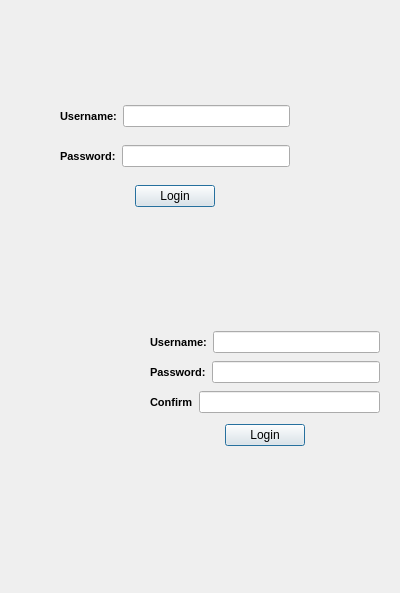
<?xml version="1.0" encoding="UTF-8"?>
<ui version="4.0">
 <class>Form</class>
 <widget class="QWidget" name="Form">
  <property name="geometry">
   <rect>
    <x>0</x>
    <y>0</y>
    <width>400</width>
    <height>593</height>
   </rect>
  </property>
  <property name="windowTitle">
   <string>Form</string>
  </property>
  <widget class="QWidget" name="layoutWidget">
   <property name="geometry">
    <rect>
     <x>60</x>
     <y>140</y>
     <width>230</width>
     <height>33</height>
    </rect>
   </property>
   <layout class="QHBoxLayout" name="horizontalLayout_2">
    <item>
     <widget class="QLabel" name="label_2">
      <property name="font">
       <font>
        <pointsize>8</pointsize>
        <weight>75</weight>
        <bold>true</bold>
       </font>
      </property>
      <property name="text">
       <string>Password:</string>
      </property>
     </widget>
    </item>
    <item>
     <widget class="QLineEdit" name="passwordFld">
      <property name="echoMode">
       <enum>QLineEdit::Password</enum>
      </property>
     </widget>
    </item>
   </layout>
  </widget>
  <widget class="QWidget" name="layoutWidget_2">
   <property name="geometry">
    <rect>
     <x>60</x>
     <y>100</y>
     <width>230</width>
     <height>33</height>
    </rect>
   </property>
   <layout class="QHBoxLayout" name="horizontalLayout">
    <item>
     <widget class="QLabel" name="label">
      <property name="font">
       <font>
        <pointsize>8</pointsize>
        <weight>75</weight>
        <bold>true</bold>
       </font>
      </property>
      <property name="text">
       <string>Username:</string>
      </property>
     </widget>
    </item>
    <item>
     <widget class="QLineEdit" name="userNameFld"/>
    </item>
   </layout>
  </widget>
  <widget class="QWidget" name="layoutWidget_3">
   <property name="geometry">
    <rect>
     <x>60</x>
     <y>180</y>
     <width>230</width>
     <height>33</height>
    </rect>
   </property>
   <layout class="QHBoxLayout" name="horizontalLayout_3">
    <item>
     <spacer name="horizontalSpacer">
      <property name="orientation">
       <enum>Qt::Horizontal</enum>
      </property>
      <property name="sizeHint" stdset="0">
       <size>
        <width>40</width>
        <height>20</height>
       </size>
      </property>
     </spacer>
    </item>
    <item>
     <widget class="QPushButton" name="loginButton">
      <property name="text">
       <string>Login</string>
      </property>
      <property name="default">
       <bool>true</bool>
      </property>
     </widget>
    </item>
    <item>
     <spacer name="horizontalSpacer_2">
      <property name="orientation">
       <enum>Qt::Horizontal</enum>
      </property>
      <property name="sizeHint" stdset="0">
       <size>
        <width>40</width>
        <height>20</height>
       </size>
      </property>
     </spacer>
    </item>
   </layout>
  </widget>
  <widget class="QWidget" name="layoutWidget_4">
   <property name="geometry">
    <rect>
     <x>150</x>
     <y>330</y>
     <width>230</width>
     <height>24</height>
    </rect>
   </property>
   <layout class="QHBoxLayout" name="horizontalLayout_5">
    <item>
     <widget class="QLabel" name="label_4">
      <property name="font">
       <font>
        <pointsize>8</pointsize>
        <weight>75</weight>
        <bold>true</bold>
       </font>
      </property>
      <property name="text">
       <string>Username:</string>
      </property>
     </widget>
    </item>
    <item>
     <widget class="QLineEdit" name="userNameFld_2"/>
    </item>
   </layout>
  </widget>
  <widget class="QWidget" name="layoutWidget_5">
   <property name="geometry">
    <rect>
     <x>150</x>
     <y>390</y>
     <width>230</width>
     <height>24</height>
    </rect>
   </property>
   <layout class="QHBoxLayout" name="horizontalLayout_4">
    <item>
     <widget class="QLabel" name="label_3">
      <property name="font">
       <font>
        <pointsize>8</pointsize>
        <weight>75</weight>
        <bold>true</bold>
       </font>
      </property>
      <property name="text">
       <string>Confirm</string>
      </property>
     </widget>
    </item>
    <item>
     <widget class="QLineEdit" name="passwordFld_2">
      <property name="echoMode">
       <enum>QLineEdit::Password</enum>
      </property>
     </widget>
    </item>
   </layout>
  </widget>
  <widget class="QWidget" name="layoutWidget_6">
   <property name="geometry">
    <rect>
     <x>150</x>
     <y>420</y>
     <width>230</width>
     <height>30</height>
    </rect>
   </property>
   <layout class="QHBoxLayout" name="horizontalLayout_6">
    <item>
     <spacer name="horizontalSpacer_3">
      <property name="orientation">
       <enum>Qt::Horizontal</enum>
      </property>
      <property name="sizeHint" stdset="0">
       <size>
        <width>40</width>
        <height>20</height>
       </size>
      </property>
     </spacer>
    </item>
    <item>
     <widget class="QPushButton" name="loginButton_2">
      <property name="minimumSize">
       <size>
        <width>25</width>
        <height>0</height>
       </size>
      </property>
      <property name="text">
       <string>Login</string>
      </property>
      <property name="default">
       <bool>true</bool>
      </property>
     </widget>
    </item>
    <item>
     <spacer name="horizontalSpacer_4">
      <property name="orientation">
       <enum>Qt::Horizontal</enum>
      </property>
      <property name="sizeHint" stdset="0">
       <size>
        <width>40</width>
        <height>20</height>
       </size>
      </property>
     </spacer>
    </item>
   </layout>
  </widget>
  <widget class="QWidget" name="layoutWidget_7">
   <property name="geometry">
    <rect>
     <x>150</x>
     <y>360</y>
     <width>230</width>
     <height>24</height>
    </rect>
   </property>
   <layout class="QHBoxLayout" name="horizontalLayout_7">
    <item>
     <widget class="QLabel" name="label_5">
      <property name="font">
       <font>
        <pointsize>8</pointsize>
        <weight>75</weight>
        <bold>true</bold>
       </font>
      </property>
      <property name="text">
       <string>Password:</string>
      </property>
     </widget>
    </item>
    <item>
     <widget class="QLineEdit" name="passwordFld_3">
      <property name="echoMode">
       <enum>QLineEdit::Password</enum>
      </property>
     </widget>
    </item>
   </layout>
  </widget>
 </widget>
 <resources/>
 <connections/>
</ui>
